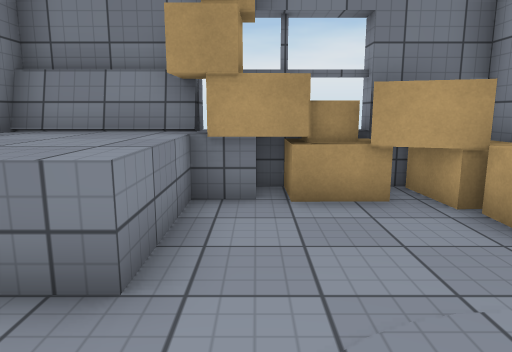
view 1 (above)

21 first-person views from a walk through a scene from a Unity 3-D project. The camera is 1.3 m above the floor, tilts 10° down and sees 70° across. The floor is counted in squares, 1 m on a side. Each view is taken from the middle of a square. On the plan, view 1 faces up. The plan holds only what a view shows up to about 15 squares ahead; the rest is blank. The place goes on beyond the plan. The player character is not drawn. Surface patterns are stand-ins for the level's own textures.

view 2
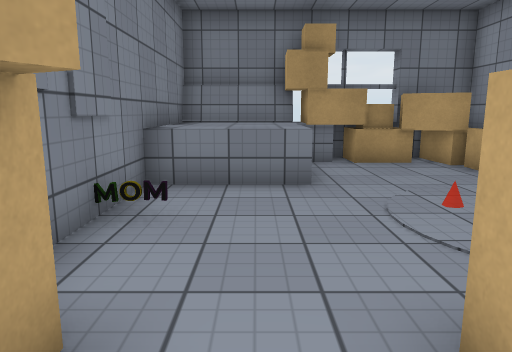

view 3
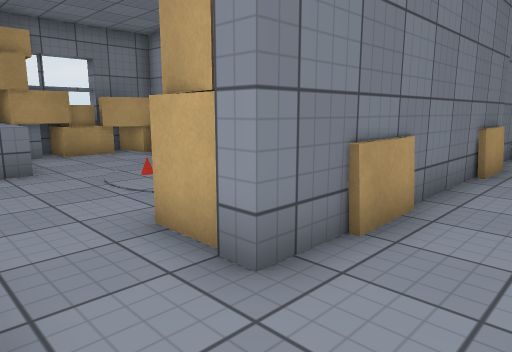

view 4
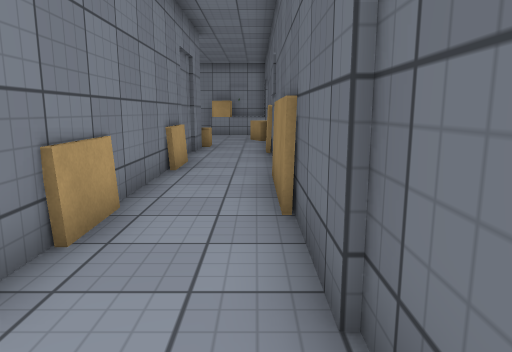

view 5
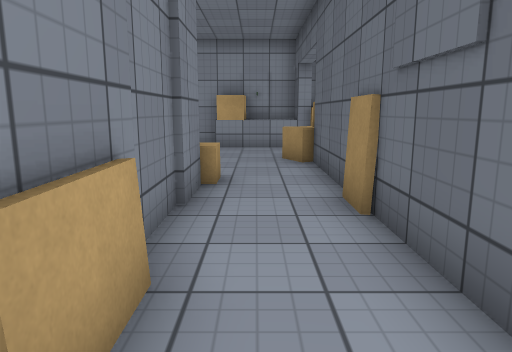

view 6
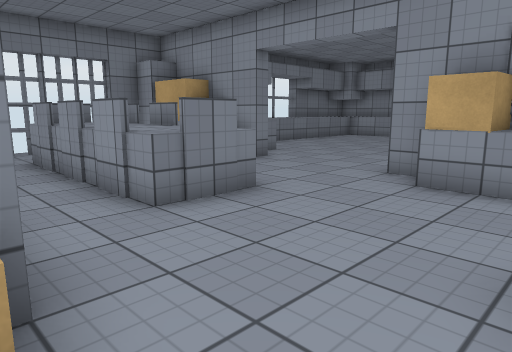

view 7
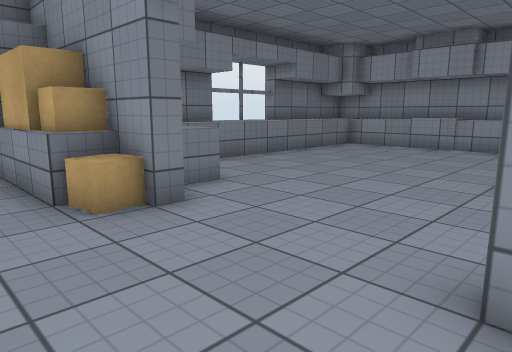

view 8
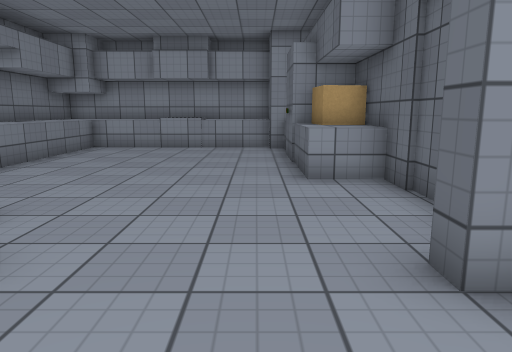

view 9
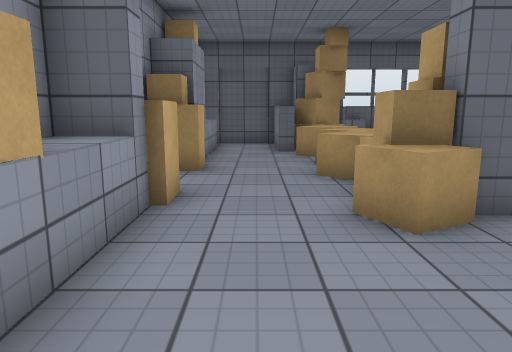

view 10
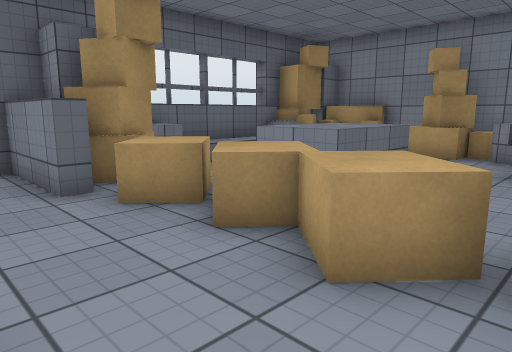

view 11
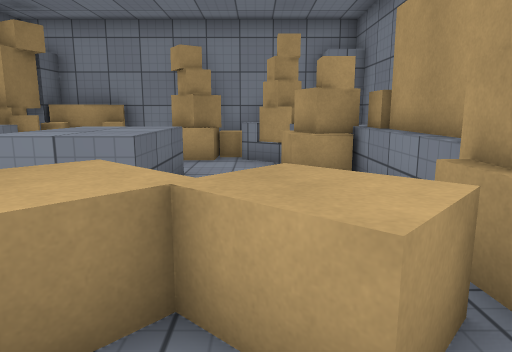

view 12
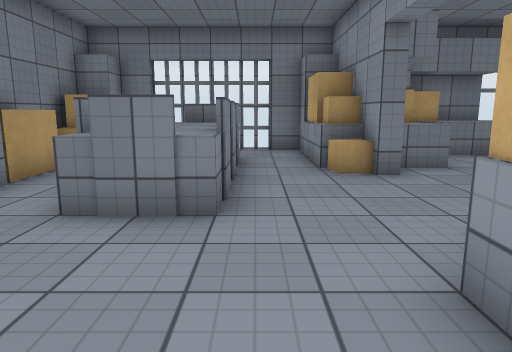

view 13
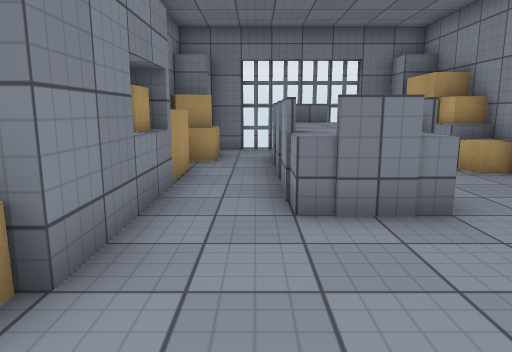

view 14
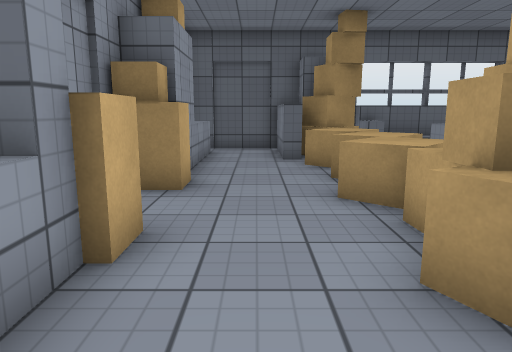

view 15
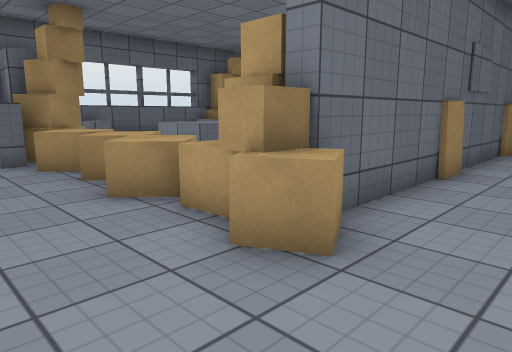

view 16
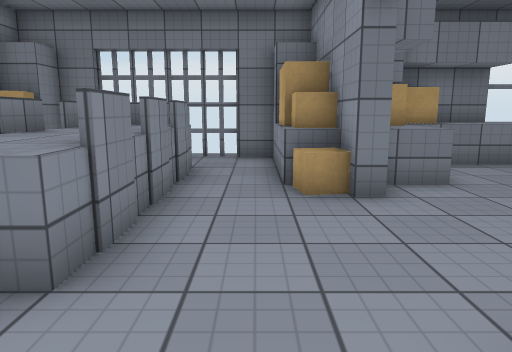

view 17
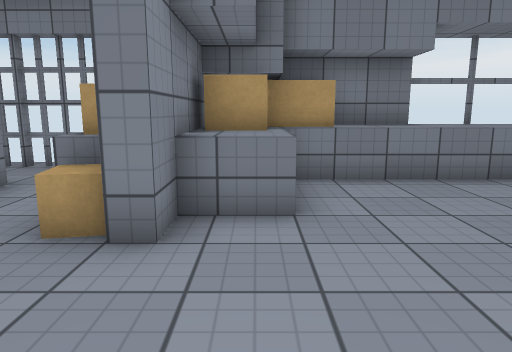

view 18
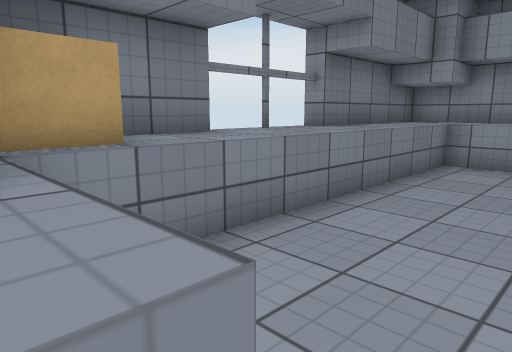

view 19
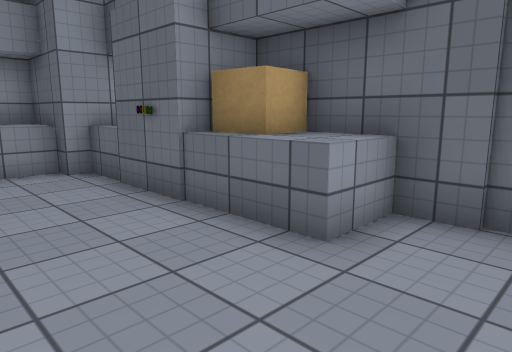

view 20
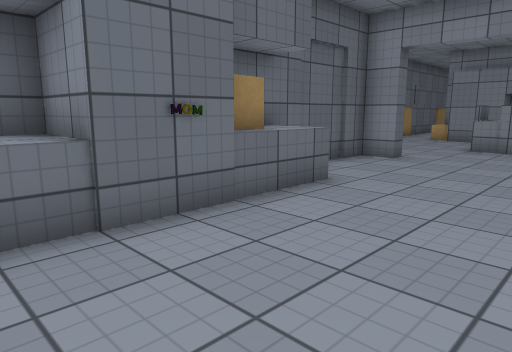

view 21
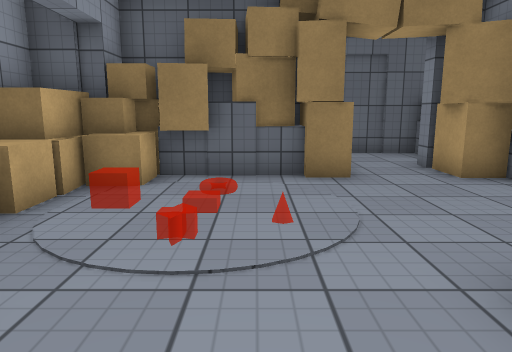

### Floor plan
Key: @ floor where view 1 was taken; # wall or solid block; x gap in a wall; . main floor; : floor 0.5 m higher than the main floor; = window, fence, low wall or low ledge; ^ raised ledge; O other object.
Columns run from 4 left of view 1 to 31 right of it. Each row starts with its distance up from view 1.
  7    #####       ##xxxx##   ##########
  6 #####^###      #......#   ^^^^^^^^^#
  5 #^^^..###     ##^.....####^^^^^^^^=#
  4 #^^^...=      #^^.^^..###.........^#
  3 #^^^....      #^..^^..##^.........^#
  2 #.......      #^..^^..^#..........^#
  1 #....  ..      ^..^^..............^#
  0 #...@   ^^     #..^^..............^#
 -1 #....  .^#     #..^^..............^#
 -2 ##....###      #...........^^^O#^###
 -3  #.#####       #.......#...^^###^#
 -4  #.############^......###########
 -5  ..................... #
 -6 #.................^...^#
 -7 ###################...##
 -8           O ######^...^#
 -9           #O#^....^....#
-10         ###...   ^^...^#
-11         ##^...   ^^...##
-12         ###..^^^ ^^...#
-13         #=   ^^^ ^^=..#
-14         #OO      .^^..^
-15         #OO#     ##^..^
-16         #### :::=##^..^
-17            #==#=#######

Positions as (right, up) in squares from view 1, and headings:
1: (0, 0), facing up
2: (-2, -4), facing up
3: (-3, -6), facing up-right
4: (-3, -6), facing right
5: (4, -5), facing right
6: (11, -6), facing up-right
7: (16, -3), facing up-right
8: (16, -1), facing right
9: (16, -2), facing down
10: (17, -8), facing down-left
11: (16, -10), facing left
12: (16, -6), facing up
13: (13, -6), facing up
14: (16, -4), facing down
15: (17, -4), facing down-left
16: (17, -4), facing up
17: (20, -2), facing up
18: (20, 2), facing up-right
19: (21, 1), facing down-right
20: (29, 2), facing down-left
21: (1, 5), facing down
